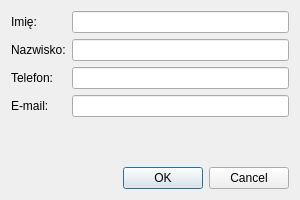
<?xml version="1.0" encoding="UTF-8"?>
<ui version="4.0">
    <class>AddClientDialog</class>
    <widget class="QDialog" name="AddClientDialog">
        <property name="geometry">
            <rect>
                <x>0</x>
                <y>0</y>
                <width>300</width>
                <height>200</height>
            </rect>
        </property>
        <property name="windowTitle">
            <string>Dodaj nowego klienta</string>
        </property>
        <layout class="QVBoxLayout" name="verticalLayout">
            <item>
                <layout class="QFormLayout" name="formLayout">
                    <item row="0" column="0">
                        <widget class="QLabel" name="label">
                            <property name="text"><string>Imię:</string></property>
                        </widget>
                    </item>
                    <item row="0" column="1">
                        <widget class="QLineEdit" name="lineEditFirstName"/>
                    </item>
                    <item row="1" column="0">
                        <widget class="QLabel" name="label_2">
                            <property name="text"><string>Nazwisko:</string></property>
                        </widget>
                    </item>
                    <item row="1" column="1">
                        <widget class="QLineEdit" name="lineEditLastName"/>
                    </item>
                    <item row="2" column="0">
                        <widget class="QLabel" name="label_3">
                            <property name="text"><string>Telefon:</string></property>
                        </widget>
                    </item>
                    <item row="2" column="1">
                        <widget class="QLineEdit" name="lineEditPhone"/>
                    </item>
                    <item row="3" column="0">
                        <widget class="QLabel" name="label_4">
                            <property name="text"><string>E-mail:</string></property>
                        </widget>
                    </item>
                    <item row="3" column="1">
                        <widget class="QLineEdit" name="lineEditEmail"/>
                    </item>
                </layout>
            </item>
            <item>
                <widget class="QDialogButtonBox" name="buttonBox">
                    <property name="standardButtons">
                        <set>QDialogButtonBox::Cancel|QDialogButtonBox::Ok</set>
                    </property>
                </widget>
            </item>
        </layout>
    </widget>
    <resources/>
    <connections>
        <connection>
            <sender>buttonBox</sender>
            <signal>accepted()</signal>
            <receiver>AddClientDialog</receiver>
            <slot>accept()</slot>
            <hints>
                <hint type="sourcelabel"><x>248</x><y>254</y></hint>
                <hint type="destinationlabel"><x>157</x><y>274</y></hint>
            </hints>
        </connection>
        <connection>
            <sender>buttonBox</sender>
            <signal>rejected()</signal>
            <receiver>AddClientDialog</receiver>
            <slot>reject()</slot>
            <hints>
                <hint type="sourcelabel"><x>316</x><y>260</y></hint>
                <hint type="destinationlabel"><x>286</x><y>274</y></hint>
            </hints>
        </connection>
    </connections>
</ui>
